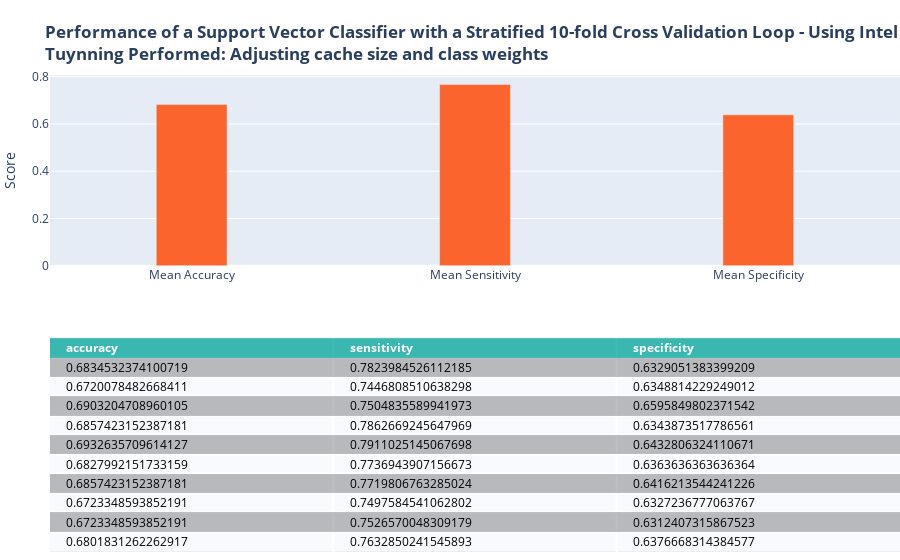

Source (notebook cell):
### Code cell
cellTitle = '<b>Performance of a Support Vector Classifier with a Stratified 10-fold Cross Validation Loop - Using Intel Extension for ScitKit-Learn for speed<br>Tuynning Performed: Adjusting cache size and class weights</b>'
from sklearnex import patch_sklearn
patch_sklearn()
from sklearn.svm import SVC
svmScore = []
svm_clf = SVC(kernel='rbf', gamma='auto', cache_size=800,class_weight={0:34, 1:66})
for train,test in skf.split(X_mat,y):
    svm_clf.fit(X_mat[train],y.values.ravel()[train])
    y_hat = svm_clf.predict(X_mat[test])
    
    cm = confusion_matrix(y.loc[test],y_hat, labels=[1,0])
    svmScore.append({'accuracy':(cm[0,0]+cm[1,1])/sum(cm.ravel()),
                'sensitivity':cm[0,0]/(cm[0,0]+cm[0,1]),
                'specificity':cm[1,1]/(cm[1,1]+cm[1,0])})
svmScore = pd.DataFrame(svmScore)
svmFig = plotMetrics(nbScore, cellTitle)
svmFig.show()

### Figure 1 — Plotly figure (JSON) as saved in the notebook; plotly's stock layout.template omitted (floating-point values rounded to 4 significant figures)
{"data": [{"colorscale": [[0, "#00A699"], [0.5, "#a9a9a9"], [1, "#ffffff"]], "hoverinfo": "none", "opacity": 0.75, "showscale": false, "type": "heatmap", "z": [[0, 0, 0], [0.5, 0.5, 0.5], [1, 1, 1], [0.5, 0.5, 0.5], [1, 1, 1], [0.5, 0.5, 0.5], [1, 1, 1], [0.5, 0.5, 0.5], [1, 1, 1], [0.5, 0.5, 0.5], [1, 1, 1]]}, {"marker": {"color": "#FC642D"}, "type": "bar", "width": 0.25, "x": ["Mean Accuracy", "Mean Sensitivity", "Mean Specificity"], "xaxis": "x2", "y": [0.6818, 0.7666, 0.6385], "yaxis": "y2"}], "layout": {"annotations": [{"align": "left", "font": {"color": "#ffffff"}, "showarrow": false, "text": "<b>accuracy</b>", "x": -0.45, "xanchor": "left", "xref": "x", "y": 0, "yref": "y"}, {"align": "left", "font": {"color": "#ffffff"}, "showarrow": false, "text": "<b>sensitivity</b>", "x": 0.55, "xanchor": "left", "xref": "x", "y": 0, "yref": "y"}, {"align": "left", "font": {"color": "#ffffff"}, "showarrow": false, "text": "<b>specificity</b>", "x": 1.55, "xanchor": "left", "xref": "x", "y": 0, "yref": "y"}, {"align": "left", "font": {"color": "#000000"}, "showarrow": false, "text": "0.6834532374100719", "x": -0.45, "xanchor": "left", "xref": "x", "y": 1, "yref": "y"}, {"align": "left", "font": {"color": "#000000"}, "showarrow": false, "text": "0.7823984526112185", "x": 0.55, "xanchor": "left", "xref": "x", "y": 1, "yref": "y"}, {"align": "left", "font": {"color": "#000000"}, "showarrow": false, "text": "0.6329051383399209", "x": 1.55, "xanchor": "left", "xref": "x", "y": 1, "yref": "y"}, {"align": "left", "font": {"color": "#000000"}, "showarrow": false, "text": "0.6720078482668411", "x": -0.45, "xanchor": "left", "xref": "x", "y": 2, "yref": "y"}, {"align": "left", "font": {"color": "#000000"}, "showarrow": false, "text": "0.7446808510638298", "x": 0.55, "xanchor": "left", "xref": "x", "y": 2, "yref": "y"}, {"align": "left", "font": {"color": "#000000"}, "showarrow": false, "text": "0.6348814229249012", "x": 1.55, "xanchor": "left", "xref": "x", "y": 2, "yref": "y"}, {"align": "left", "font": {"color": "#000000"}, "showarrow": false, "text": "0.6903204708960105", "x": -0.45, "xanchor": "left", "xref": "x", "y": 3, "yref": "y"}, {"align": "left", "font": {"color": "#000000"}, "showarrow": false, "text": "0.7504835589941973", "x": 0.55, "xanchor": "left", "xref": "x", "y": 3, "yref": "y"}, {"align": "left", "font": {"color": "#000000"}, "showarrow": false, "text": "0.6595849802371542", "x": 1.55, "xanchor": "left", "xref": "x", "y": 3, "yref": "y"}, {"align": "left", "font": {"color": "#000000"}, "showarrow": false, "text": "0.6857423152387181", "x": -0.45, "xanchor": "left", "xref": "x", "y": 4, "yref": "y"}, {"align": "left", "font": {"color": "#000000"}, "showarrow": false, "text": "0.7862669245647969", "x": 0.55, "xanchor": "left", "xref": "x", "y": 4, "yref": "y"}, {"align": "left", "font": {"color": "#000000"}, "showarrow": false, "text": "0.6343873517786561", "x": 1.55, "xanchor": "left", "xref": "x", "y": 4, "yref": "y"}, {"align": "left", "font": {"color": "#000000"}, "showarrow": false, "text": "0.6932635709614127", "x": -0.45, "xanchor": "left", "xref": "x", "y": 5, "yref": "y"}, {"align": "left", "font": {"color": "#000000"}, "showarrow": false, "text": "0.7911025145067698", "x": 0.55, "xanchor": "left", "xref": "x", "y": 5, "yref": "y"}, {"align": "left", "font": {"color": "#000000"}, "showarrow": false, "text": "0.6432806324110671", "x": 1.55, "xanchor": "left", "xref": "x", "y": 5, "yref": "y"}, {"align": "left", "font": {"color": "#000000"}, "showarrow": false, "text": "0.6827992151733159", "x": -0.45, "xanchor": "left", "xref": "x", "y": 6, "yref": "y"}, {"align": "left", "font": {"color": "#000000"}, "showarrow": false, "text": "0.7736943907156673", "x": 0.55, "xanchor": "left", "xref": "x", "y": 6, "yref": "y"}, {"align": "left", "font": {"color": "#000000"}, "showarrow": false, "text": "0.6363636363636364", "x": 1.55, "xanchor": "left", "xref": "x", "y": 6, "yref": "y"}, {"align": "left", "font": {"color": "#000000"}, "showarrow": false, "text": "0.6857423152387181", "x": -0.45, "xanchor": "left", "xref": "x", "y": 7, "yref": "y"}, {"align": "left", "font": {"color": "#000000"}, "showarrow": false, "text": "0.7719806763285024", "x": 0.55, "xanchor": "left", "xref": "x", "y": 7, "yref": "y"}, {"align": "left", "font": {"color": "#000000"}, "showarrow": false, "text": "0.6416213544241226", "x": 1.55, "xanchor": "left", "xref": "x", "y": 7, "yref": "y"}, {"align": "left", "font": {"color": "#000000"}, "showarrow": false, "text": "0.6723348593852191", "x": -0.45, "xanchor": "left", "xref": "x", "y": 8, "yref": "y"}, {"align": "left", "font": {"color": "#000000"}, "showarrow": false, "text": "0.7497584541062802", "x": 0.55, "xanchor": "left", "xref": "x", "y": 8, "yref": "y"}, {"align": "left", "font": {"color": "#000000"}, "showarrow": false, "text": "0.6327236777063767", "x": 1.55, "xanchor": "left", "xref": "x", "y": 8, "yref": "y"}, {"align": "left", "font": {"color": "#000000"}, "showarrow": false, "text": "0.6723348593852191", "x": -0.45, "xanchor": "left", "xref": "x", "y": 9, "yref": "y"}, {"align": "left", "font": {"color": "#000000"}, "showarrow": false, "text": "0.7526570048309179", "x": 0.55, "xanchor": "left", "xref": "x", "y": 9, "yref": "y"}, {"align": "left", "font": {"color": "#000000"}, "showarrow": false, "text": "0.6312407315867523", "x": 1.55, "xanchor": "left", "xref": "x", "y": 9, "yref": "y"}, {"align": "left", "font": {"color": "#000000"}, "showarrow": false, "text": "0.6801831262262917", "x": -0.45, "xanchor": "left", "xref": "x", "y": 10, "yref": "y"}, {"align": "left", "font": {"color": "#000000"}, "showarrow": false, "text": "0.7632850241545893", "x": 0.55, "xanchor": "left", "xref": "x", "y": 10, "yref": "y"}, {"align": "left", "font": {"color": "#000000"}, "showarrow": false, "text": "0.6376668314384577", "x": 1.55, "xanchor": "left", "xref": "x", "y": 10, "yref": "y"}], "autosize": true, "margin": {"b": 0, "l": 50, "r": 0, "t": 75}, "title": {"text": "<b>Performance of a Support Vector Classifier with a Stratified 10-fold Cross Validation Loop - Using Intel Extension for ScitKit-Learn for speed<br>Tuynning Performed: Adjusting cache size and class weights</b>"}, "xaxis": {"autorange": true, "dtick": 1, "gridwidth": 2, "range": [-0.5, 2.5], "showticklabels": false, "tick0": -0.5, "ticks": "", "zeroline": false}, "xaxis2": {"anchor": "y2", "autorange": true, "range": [-0.5, 2.5], "type": "category"}, "yaxis": {"autorange": true, "domain": [0, 0.45], "dtick": 1, "gridwidth": 2, "range": [10.5, -0.5], "showticklabels": false, "tick0": 0.5, "ticks": "", "zeroline": false}, "yaxis2": {"anchor": "x2", "autorange": true, "domain": [0.6, 1], "range": [0, 0.807], "title": {"text": "Score"}, "type": "linear"}}}
